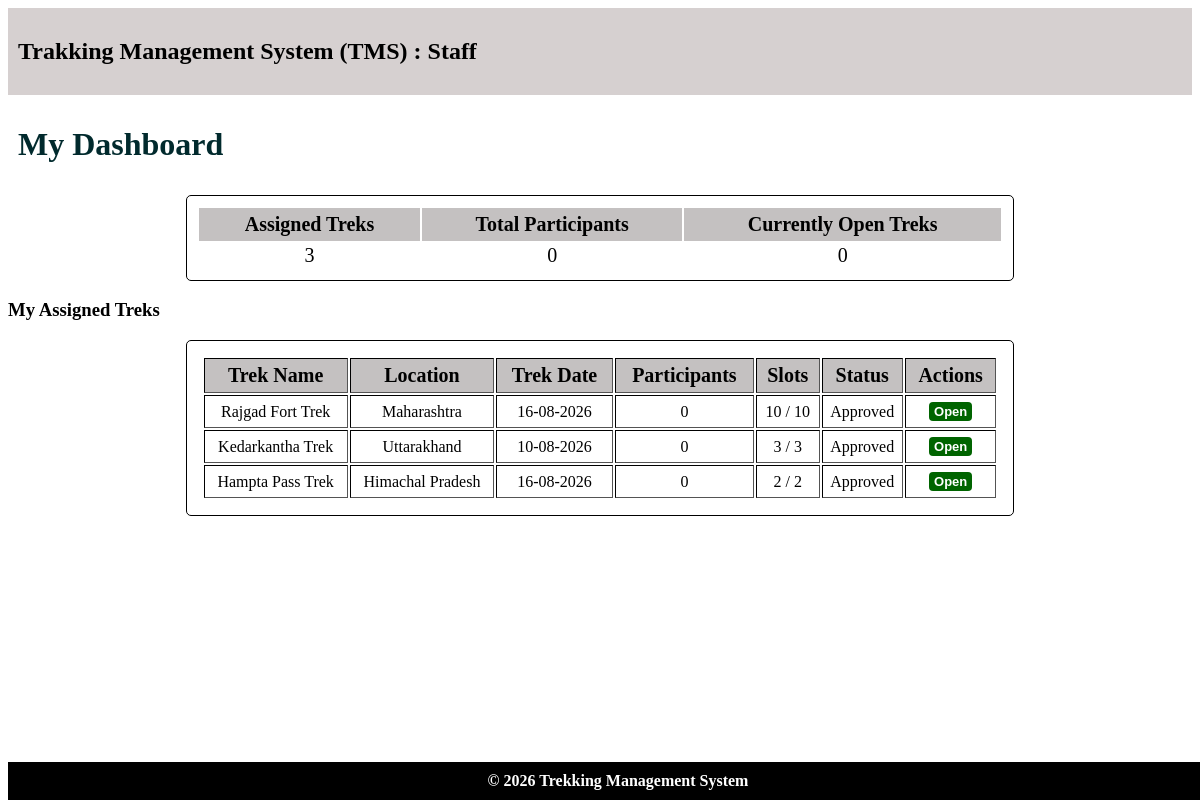
/staff/6, run on the app's committed database.
### models.py (models this page shows)
class Treks(db.Model):
    __tablename__ = "treks"
    trek_id = db.Column(db.Integer,primary_key=True)
    trek_name = db.Column(db.String, nullable=False)
    location = db.Column(db.String, nullable=False)
    duration_days = db.Column(db.Integer,nullable=False)
    total_slots = db.Column(db.Integer,nullable=False)
    avail_slots = db.Column(db.Integer,nullable=False)
    staff_id = db.Column(db.Integer,db.ForeignKey("staff_profiles.staff_id"),nullable=True)
    difficulty = db.Column(db.Integer,nullable=False, default=0)    # 0 = Easy, 1 = Moderate, 2 = Hard
    trek_status = db.Column(db.Integer,nullable=False,default=0)    # 0 = Pending, 1 = Approved, 2 = Open, 3 = Closed, 4 = Completed
    start_date = db.Column(db.Date,nullable=False)
    end_date = db.Column(db.Date, nullable=False)
    description = db.Column(db.String,nullable=False)
    bookings = db.relationship(
        "Bookings",
        cascade="all, delete",
        backref="treks"
    )

### controller.py (the view)
@app.route("/staff/<int:staff_id>")
def staff_dashboard(staff_id):
    staff = db.session.query(Staff_Profiles).filter(Staff_Profiles.staff_id == staff_id).first()
    if not staff:
        return "Staff not found."
    assigned_treks = db.session.query(Treks).filter(Treks.staff_id == staff_id,Treks.trek_status.in_([1,2,3,4])).all()
    assigned_count = len(assigned_treks)
    open_count = db.session.query(Treks).filter(Treks.staff_id == staff_id,Treks.trek_status == 2).count()
    total_participants = 0
    for trek in assigned_treks:
        total_participants += (trek.total_slots - trek.avail_slots)
    return render_template(
        "staff_dashboard.html",staff=staff,
        assigned_treks=assigned_treks,assigned_count=assigned_count,
        open_count=open_count,total_participants=total_participants)

### templates/staff_dashboard.html (shortened to what this page needs)
<!DOCTYPE html>
<html lang="en">
<head>
    <link rel="stylesheet" href="/static/main.css">
</head>
<body>
    <header>
        <h2>Trakking Management System (TMS) : Staff</h2>
    </header>
    <main>
        <h1>My Dashboard</h1>
        <table class="Dashboard">
            <tr><th>Assigned Treks</th><th>Total Participants</th><th>Currently Open Treks</th></tr>
            <tr><td>{{ assigned_count }}</td>
                <td>{{ total_participants }}</td>
                <td>{{ open_count }}</td></tr>
        </table>
        <h3>My Assigned Treks</h3>
        <table class="normal" border="1">
            <tr><th>Trek Name</th> <th>Location</th>   <th>Trek Date</th>   <th>Participants</th>   <th>Slots</th>   <th>Status</th>   <th>Actions</th></tr>
            {% for trek in assigned_treks %}
            <tr><td>{{ trek.trek_name }}</td>
                <td>{{ trek.location }}</td>
                <td>{{ trek.start_date.strftime('%d-%m-%Y') }}</td>
                <td>{{ trek.total_slots - trek.avail_slots }}</td>
                <td>{{ trek.avail_slots }} / {{ trek.total_slots }}</td>
                <td>
                    {% if trek.trek_status == 1 %}
                        Approved
                    {% elif trek.trek_status == 2 %}
                        Open
                    {% elif trek.trek_status == 3 %}
                        Closed
                    {% elif trek.trek_status == 4 %}
                        Completed
                    {% endif %}
                </td>
                <td>
                    {% if trek.trek_status==1 %}
                    <a href="{{ url_for('open_trek',trek_id=trek.trek_id,staff_id=staff.staff_id) }}"
                    class="btn-link btn-done">Open</a>
                    {% elif trek.trek_status in [2,3] %}
                    <a href="{{ url_for('staff_trek',trek_id=trek.trek_id, staff_id= staff.staff_id) }}"
                    class="btn-link">Manage</a>
                    {% endif %}
                </td>
            </tr>
            {% else %}
            <tr>
                <td colspan="7">No approved treks assigned to you till now!</td>
            </tr>
            {% endfor %}
        </table>
    </main>
    <footer>© 2026 Trekking Management System</footer>
</body>
</html>

### static/main.css (style rules this page uses)
body { padding-bottom: 50px; }
footer { background:black; color:white; text-align:center; font-weight:bold; padding:10px; bottom: 0; position: fixed; width: 100%; }
header { background:rgb(214, 208, 208); text-align: justify; padding:10px; }
table th { background: rgb(196, 193, 193); font-size: 20px; padding: 5px; }
.Dashboard { margin: auto; width:70%; padding:10px; font-size: medium; border: 1px solid black; border-radius: 5px; text-align: center; font-size: 20px; }
.normal { text-align: center; padding: 15px; margin:auto; width:70%; border: 1px solid black; border-radius: 5px; }
h1 { padding: 10px; color: rgb(1, 42, 45); }
.btn-link { display: inline-block; padding: 2px 5px; text-decoration: none; font-family: sans-serif; font-weight: bold; font-size: small; background-color: #007bff; color: #ffffff; border-radius: 4px; transition: background-color 0.2s ease; cursor: pointer; margin: 5px; }
.btn-done { background-color: darkgreen; color: #ffffff; border-radius: 4px; }

### data on the page
Treks: trek_name "Rajgad Fort Trek", location "Maharashtra", start_date "16-08-2026", trek.total_slots-trek.avail_slots "0", avail_slots "10", total_slots "10", trek_status "Approved"
Treks: trek_name "Kedarkantha Trek", location "Uttarakhand", start_date "10-08-2026", trek.total_slots-trek.avail_slots "0", avail_slots "3", total_slots "3", trek_status "Approved"
Treks: trek_name "Hampta Pass Trek", location "Himachal Pradesh", start_date "16-08-2026", trek.total_slots-trek.avail_slots "0", avail_slots "2", total_slots "2", trek_status "Approved"

### other printed values
{{ assigned_count }} "3"
{{ total_participants }} "0"
{{ open_count }} "0"
